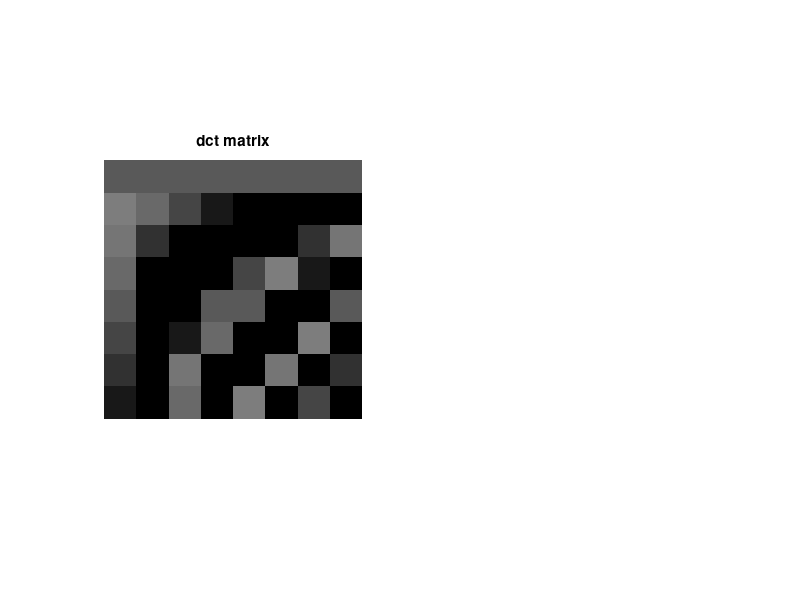

Write the MATLAB code that produced this figure. (Note: this script raises an error after producing the figure.)
%3
%3.a
figure(31);
dct=dctmtx(8);
subplot(1,2,1);
imshow(dct);
title("dct matrix");
%3.b
img=imread('cameraman.tif');
img_mod=double(img)-128;
fun= @(block_struct) dct*block_struct.data*dct';
comp=blockproc(img_mod,[8 8],fun);
subplot(1,2,2);
imagesc(comp);
colormap('gray');
axis image;
title('rec');

%%
%4.a
q_levels=[10];
%q_levels=[10 100 200 300 1000];
Q=[1 1 1 2 2 2 4 4; 1 1 2 2 2 4 4 4;1 2 2 2 4 4 4 8; 2 2 2 4 4 4 8 8;2 2 4 4 4 8 8 8;2 4 4 4 8 8 8 16;4 4 4 8 8 8 16 16;4 4 8 8 8 16 16 16];

fig=1;
for q_level=q_levels  
    fun2= @(block_struct) round(block_struct.data./(q_level*Q));
    B=blockproc(comp,[8 8],fun2);
    h_g=imhist(comp);
    h_b=imhist(B);
    figure(fig);
    subplot(1,5,1);
    plot(h_g);
    title(sprintf('hist of G with q_level %d',q_level));
    subplot(1,5,2);
    plot(h_b);
    title(sprintf('hist of B with q_level %d',q_level));
%4.b.
    fun3= @(block_struct) block_struct.data.*(q_level*Q);
    G=blockproc(B,[8 8],fun3);
    inverse_dct= @(block_struct) dct'*block_struct.data*dct;
    G=blockproc(G,[8 8],inverse_dct);
    img_rec=uint8(G+128);
    subplot(1,5,3);
    imshow(img);
    title(sprintf('original image with q_level=%d',q_level));
    subplot(1,5,4);
    imshow(img_rec);
    title(sprintf('reconstructed image with q_level=%d',q_level));
    delta=abs(img-img_rec);
    subplot(1,5,5);
    imshow(delta);
    title('absolute difference');
    fig=fig+1;
end
%%
%5
ent=entropy(img_rec);
symbols = unique(img_rec(:));
counts = imhist(img_rec(:), symbols);
p = double(counts) ./ sum(counts);
[dict,avglen] = huffmandict(symbols,p) 
comp = huffmanenco(sig,dict)

%%
%6.a
alpha=1;
[R,C]=size(img_rec);
f_prime=uint8(zeros([R,C]));
for r=1:R
    for c=2:C
        f_prime(r,c)=round(alpha*img_rec(r,c-1));             
    end
end
e=img_rec-f_prime;
figure(6);
subplot(1,2,1);
imshow(img_rec);
title('reconstructed image');
subplot(1,2,2);
imshow(e);
title('Predictive coding');
%%
%6.b.
rec_hist=imhist(img_rec);
e_hist=imhist(e);
figure(62);
subplot(1,2,1);
plot(rec_hist);
title("plot of img_rec hist");
subplot (1,2,2);
plot(e_hist);
title("e_hist plot");
e_ent=entropy(e_hist);
rec_ent=entropy(rec_hist);

%6.c
[R,C]=size(e);
rec_pred=uint8(zeros([R,C]));
for r=1:R
    rec_pred(r,1)=e(r,1);
    for c=2:C
        rec_pred(r,c)=e(r,c)+f_prime(r,c);             
    end
end
figure(63);
subplot(1,2,1);
imshow(rec_pred);
title('reconstructed image');
diff=abs(rec_pred-img_rec);
subplot(1,2,2);
imshow(diff);
title('difference');